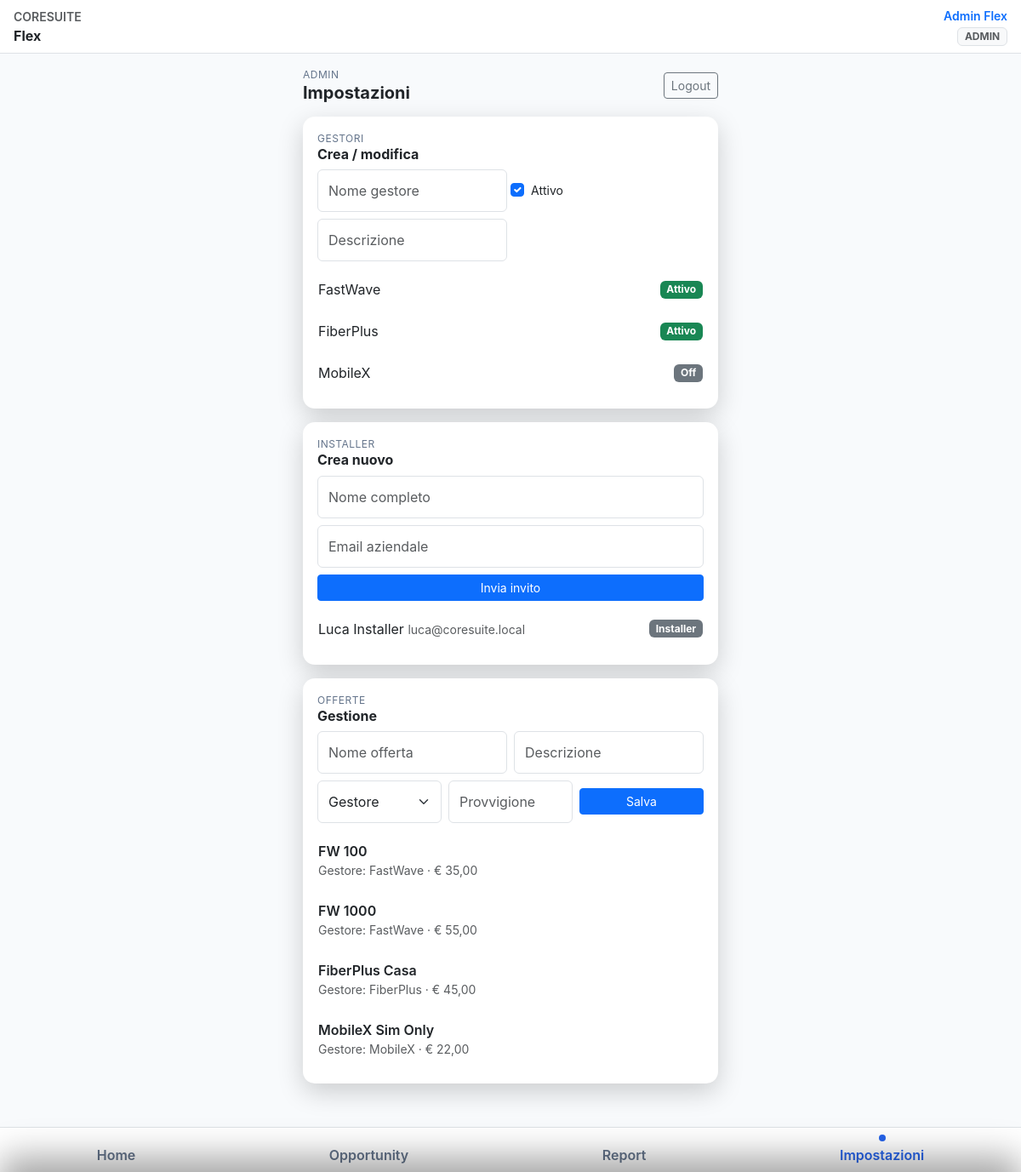
Screenshot of /admin/settings.php (signed in) with the database file from the repository.
### tables this page shows
CREATE TABLE IF NOT EXISTS users (
    id INT UNSIGNED AUTO_INCREMENT PRIMARY KEY,
    role ENUM('admin','installer') NOT NULL,
    name VARCHAR(120) NOT NULL,
    email VARCHAR(180) NOT NULL UNIQUE,
    password VARCHAR(255) NULL,
    password_reset_token VARCHAR(255) NULL,
    password_reset_expires DATETIME NULL,
    created_at TIMESTAMP DEFAULT CURRENT_TIMESTAMP,
    INDEX idx_user_reset_token (password_reset_token)
);

CREATE TABLE IF NOT EXISTS gestori (
    id INT UNSIGNED AUTO_INCREMENT PRIMARY KEY,
    name VARCHAR(120) NOT NULL,
    active TINYINT(1) NOT NULL DEFAULT 1,
    created_at TIMESTAMP DEFAULT CURRENT_TIMESTAMP
);

CREATE TABLE IF NOT EXISTS offers (
    id INT UNSIGNED AUTO_INCREMENT PRIMARY KEY,
    name VARCHAR(120) NOT NULL,
    description VARCHAR(255) NULL,
    commission DECIMAL(10,2) NOT NULL DEFAULT 0,
    manager_id INT UNSIGNED NOT NULL,
    created_at TIMESTAMP DEFAULT CURRENT_TIMESTAMP,
    CONSTRAINT fk_offers_manager FOREIGN KEY (manager_id) REFERENCES gestori(id)
);

### includes/permissions.php (called while the page is built, shortened)
<?php
require_once __DIR__ . '/data.php';
function current_user(): ?array
{
    return $_SESSION['user'] ?? null;
}

### includes/data.php (called while the page is built, shortened)
<?php
require_once __DIR__ . '/db.php';
function seed_data(): void
{
    static $bootstrapped = false;
    if ($bootstrapped) {
        return;
    }
    $bootstrapped = true;
}
function get_users(): array
{
    return db()->query('SELECT id, role, name, email, password FROM users ORDER BY id')->fetchAll();
}
function get_offers(): array
{
    $sql = 'SELECT o.id, o.name, o.description, o.commission, o.manager_id, g.name AS manager_name
            FROM offers o
            JOIN gestori g ON o.manager_id = g.id
            ORDER BY o.id';
    return db()->query($sql)->fetchAll();
}
function get_gestori(): array
{
    return db()->query('SELECT id, name, active FROM gestori ORDER BY id')->fetchAll();
}

### includes/db.php (called while the page is built, shortened)
<?php
function db(): PDO
{
    static $pdo = null;
    if ($pdo instanceof PDO) {
        return $pdo;
    }
    $pdo = new PDO(DB_DSN, DB_USER, DB_PASS, [
        PDO::ATTR_ERRMODE => PDO::ERRMODE_EXCEPTION,
        PDO::ATTR_DEFAULT_FETCH_MODE => PDO::FETCH_ASSOC,
    ]);
    return $pdo;
}

### includes/helpers.php (called while the page is built, shortened)
<?php
require_once __DIR__ . '/data.php';
function sanitize(string $value): string
{
    return htmlspecialchars(trim($value), ENT_QUOTES, 'UTF-8');
}

### admin/settings.php (the view, shortened to what this page needs)
<?php
require_once __DIR__ . '/../includes/permissions.php';
require_once __DIR__ . '/../includes/helpers.php';
$gestori = get_gestori();
$offers = get_offers();
$users = get_users();
$bottomNav = '
    <a class="nav-pill" href="/admin/dashboard.php"><span class="dot"></span><span>Home</span></a>
    <a class="nav-pill" href="/admin/opportunities.php"><span class="dot"></span><span>Opportunity</span></a>
    <a class="nav-pill" href="/admin/report.php"><span class="dot"></span><span>Report</span></a>
    <a class="nav-pill active" href="/admin/settings.php"><span class="dot"></span><span>Impostazioni</span></a>
';
include __DIR__ . '/../includes/layout/header.php';
?>
<div class="d-flex justify-content-between align-items-center mb-3">
    <div>
        <div class="bite">Admin</div>
        <h1 class="h5 fw-bold mb-0">Impostazioni</h1>
    </div>
    <a class="btn btn-outline-secondary btn-sm" href="/auth/logout.php">Logout</a>
</div>
<div class="card-soft p-3 mb-3">
    <div class="d-flex justify-content-between align-items-center mb-2">
        <div>
            <div class="bite">Gestori</div>
            <h2 class="h6 fw-bold mb-0">Crea / modifica</h2>
        </div>
    </div>
    <form method="post" class="row g-2 align-items-center">
        <div class="col-6">
            <input type="text" class="form-control" name="name" placeholder="Nome gestore" required>
        </div>
        <div class="col-3 form-check">
            <input class="form-check-input" type="checkbox" name="active" id="gestoreActive" checked>
            <label class="form-check-label small" for="gestoreActive">Attivo</label>
        </div>
        <div class="col-6">
            <input type="text" class="form-control" name="description" placeholder="Descrizione">
        </div>
    </form>
    <div class="list-group list-compact mt-2">
        <?php foreach ($gestori as $g): ?>
            <div class="list-group-item d-flex justify-content-between align-items-center">
                <div><?php echo sanitize($g['name']); ?></div>
                <span class="badge <?php echo $g['active'] ? 'bg-success' : 'bg-secondary'; ?>"><?php echo $g['active'] ? 'Attivo' : 'Off'; ?></span>
            </div>
        <?php endforeach; ?>
    </div>
</div>
<div class="card-soft p-3 mb-3">
    <div class="d-flex justify-content-between align-items-center mb-2">
        <div>
            <div class="bite">Installer</div>
            <h2 class="h6 fw-bold mb-0">Crea nuovo</h2>
        </div>
    </div>
    <form method="post" class="row g-2 align-items-center">
        <div class="col-12">
            <input type="text" class="form-control" name="name" placeholder="Nome completo" required>
        </div>
        <div class="col-12">
            <input type="email" class="form-control" name="email" placeholder="Email aziendale" required>
        </div>
        <div class="col-12">
            <button class="btn btn-primary w-100 btn-sm">Invia invito</button>
        </div>
    </form>
    <div class="list-group list-compact mt-2">
        <?php foreach ($users as $u): if ($u['role'] !== 'installer') continue; ?>
            <div class="list-group-item d-flex justify-content-between align-items-center">
                <div><?php echo sanitize($u['name']); ?> <span class="text-muted small"><?php echo sanitize($u['email']); ?></span></div>
                <span class="badge bg-secondary">Installer</span>
            </div>
        <?php endforeach; ?>
    </div>
</div>
<div class="card-soft p-3 mb-3">
    <div class="d-flex justify-content-between align-items-center mb-2">
        <div>
            <div class="bite">Offerte</div>
            <h2 class="h6 fw-bold mb-0">Gestione</h2>
        </div>
    </div>
    <form method="post" class="row g-2 align-items-center">
        <div class="col-6">
            <input type="text" class="form-control" name="name" placeholder="Nome offerta" required>
        </div>
        <div class="col-6">
            <input type="text" class="form-control" name="description" placeholder="Descrizione">
        </div>
        <div class="col-4">
        </div>
        <div class="col-4">
            <input type="number" step="0.01" class="form-control" name="commission" placeholder="Provvigione" required>
        </div>
        <div class="col-4">
            <button class="btn btn-primary w-100 btn-sm">Salva</button>
        </div>
    </form>
    <div class="list-group list-compact mt-2">
        <?php foreach ($offers as $offer): ?>
            <div class="list-group-item">
                <div class="fw-semibold"><?php echo sanitize($offer['name']); ?></div>
                <div class="small text-muted">Gestore: <?php echo sanitize($offer['manager_name']); ?> · € <?php echo number_format($offer['commission'], 2, ',', '.'); ?></div>
            </div>
        <?php endforeach; ?>
    </div>
</div>
<?php include __DIR__ . '/../includes/layout/footer.php'; ?>

### includes/layout/header.php (shortened to what this page needs)
<?php
require_once __DIR__ . '/../config.php';
require_once __DIR__ . '/../permissions.php';
require_once __DIR__ . '/../helpers.php';
require_once __DIR__ . '/../data.php';
?>
<!doctype html>
<html lang="it" data-bs-theme="light">
<head>
    <link rel="stylesheet" href="https://cdn.jsdelivr.net/npm/bootstrap@5.3.2/dist/css/bootstrap.min.css">
    <link rel="stylesheet" href="/assets/css/style.css">
</head>
<body class="bg-base text-body">
<div class="app-shell">
    <header class="app-topbar d-flex align-items-center justify-content-between px-3 py-2 border-bottom">
        <div>
            <div class="text-uppercase small text-muted fw-semibold"><?php echo APP_SUITE; ?></div>
            <div class="fw-bold">Flex</div>
        </div>
        <?php if (current_user()): ?>
        <div class="text-end">
            <div class="small fw-semibold text-primary text-truncate" style="max-width:120px;"><?php echo sanitize(current_user()['name']); ?></div>
            <div class="badge bg-body-tertiary text-muted text-uppercase border"><?php echo sanitize(current_user()['role']); ?></div>
        </div>
        <?php endif; ?>
    </header>
    <main class="app-main">
        <div class="container-fluid px-3 py-3">

### includes/layout/footer.php (shortened to what this page needs)
        </div>
    </main>
    <?php if (!empty($bottomNav)): ?>
        <nav class="app-bottombar border-top bg-body" aria-label="Navigazione principale">
            <div class="d-flex justify-content-around align-items-center py-2">
                <?php echo $bottomNav; ?>
            </div>
        </nav>
    <?php endif; ?>
</div>
</body>
</html>

### assets/css/style.css (style rules this page uses)
:root { --bg-base: #0b1622; --bg-card: #101b2a; --bg-elevated: #14243a; --text-body: #e9eef7; --accent: #4fd1c5; --muted: #7c8a9e; --danger: #f44336; --ok: #4caf50; }
[data-bs-theme="light"] { --bg-base: #f8fafc; --bg-card: #ffffff; --bg-elevated: #f1f5f9; --text-body: #0f172a; --accent: #2563eb; --muted: #64748b; --danger: #dc2626; --ok: #16a34a; }
body.bg-base { background-color: var(--bg-base); color: var(--text-body); font-family: 'Inter', system-ui, -apple-system, sans-serif; }
.app-shell { min-height: 100vh; display: flex; flex-direction: column; }
.app-main { flex: 1 1 auto; padding-bottom: 72px; }
.app-topbar { position: sticky; top: 0; z-index: 10; background: var(--bg-card); }
.card-soft { background: var(--bg-card); border: 1px solid rgba(255,255,255,0.06); border-radius: 14px; box-shadow: 0 10px 30px rgba(0,0,0,0.18); }
.bite { font-size: 12px; letter-spacing: 0.04em; text-transform: uppercase; color: var(--muted); }
.list-compact .list-group-item { background: transparent; padding: 12px 0; border-color: rgba(255,255,255,0.06); }
.app-bottombar { position: fixed; bottom: 0; left: 0; right: 0; z-index: 20; }
.nav-pill { text-decoration: none; color: var(--muted); font-weight: 600; display: flex; flex-direction: column; align-items: center; gap: 4px; }
.nav-pill.active { color: var(--accent); }
.nav-pill .dot { width: 8px; height: 8px; border-radius: 50%; background: transparent; }
.nav-pill.active .dot { background: var(--accent); }
.form-control, .form-select { font-size: 1rem; min-height: 48px; padding-top: 0.75rem; padding-bottom: 0.75rem; }
@media (min-width: 992px) { .container-fluid { max-width: 520px; } }

### rows the page displays
users: name "Admin Flex", role "ADMIN"
gestori: name "FastWave", active "Attivo"
gestori: name "FiberPlus", active "Attivo"
gestori: name "MobileX", active "Off"
users: name "Luca Installer", email "luca@coresuite.local"
offers: name "FW 100", manager.name "FastWave", commission "35,00"
offers: name "FW 1000", manager.name "FastWave", commission "55,00"
offers: name "FiberPlus Casa", manager.name "FiberPlus", commission "45,00"
offers: name "MobileX Sim Only", manager.name "MobileX", commission "22,00"

### other values shown
APP_SUITE "CORESUITE"
